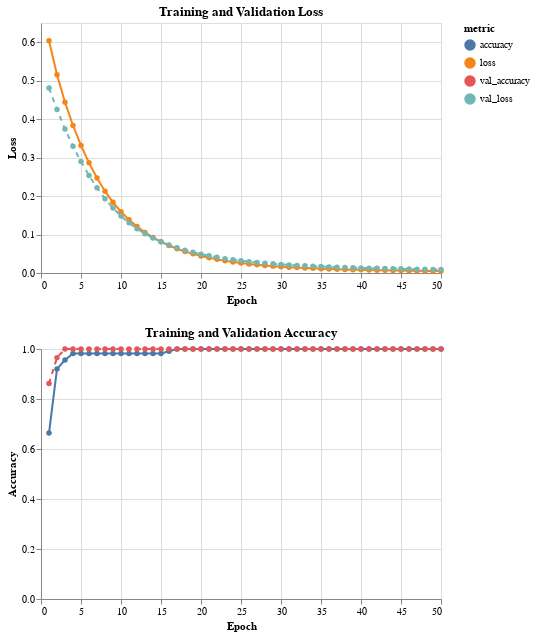

Here is the notebook cell this chart was saved with:
### Markdown cell above
## Part 7: Visualize Training History

Let's plot how the model learned over time.

### Code cell
# Extract training history
history_df = pd.DataFrame(history.history)
history_df['epoch'] = range(1, len(history_df) + 1)

print("=== Training History ===")
print(history_df.tail())

# Plot training curves
history_long = history_df.melt(
    id_vars='epoch',
    value_vars=['loss', 'val_loss', 'accuracy', 'val_accuracy'],
    var_name='metric',
    value_name='value'
)

# Separate loss and accuracy
loss_data = history_long[history_long['metric'].isin(['loss', 'val_loss'])]
acc_data = history_long[history_long['metric'].isin(['accuracy', 'val_accuracy'])]

# Loss plot
loss_chart = alt.Chart(loss_data).mark_line(point=True).encode(
    x=alt.X('epoch:Q', title='Epoch'),
    y=alt.Y('value:Q', title='Loss'),
    color='metric:N',
    strokeDash=alt.condition(alt.datum.metric == 'val_loss', alt.value([5, 5]), alt.value([0]))
).properties(
    width=400,
    height=250,
    title='Training and Validation Loss'
)

# Accuracy plot
acc_chart = alt.Chart(acc_data).mark_line(point=True).encode(
    x=alt.X('epoch:Q', title='Epoch'),
    y=alt.Y('value:Q', title='Accuracy', scale=alt.Scale(domain=[0, 1])),
    color='metric:N',
    strokeDash=alt.condition(alt.datum.metric == 'val_accuracy', alt.value([5, 5]), alt.value([0]))
).properties(
    width=400,
    height=250,
    title='Training and Validation Accuracy'
)

# Combine charts
alt.vconcat(loss_chart, acc_chart)

### Figure 1 — Vega-Lite specification as saved in the notebook (floating-point values rounded to 4 significant figures)
{"config": {"view": {"continuousWidth": 300, "continuousHeight": 300}}, "vconcat": [{"data": {"name": "data-55c4969dfceb8f84a8e2000e85d225fa"}, "mark": {"type": "line", "point": true}, "encoding": {"color": {"field": "metric", "type": "nominal"}, "strokeDash": {"condition": {"test": "(datum.metric === 'val_loss')", "value": [5, 5]}, "value": [0]}, "x": {"field": "epoch", "title": "Epoch", "type": "quantitative"}, "y": {"field": "value", "title": "Loss", "type": "quantitative"}}, "height": 250, "title": "Training and Validation Loss", "width": 400}, {"data": {"name": "data-3188e2b0e773b2b6e3b91b5f322783e6"}, "mark": {"type": "line", "point": true}, "encoding": {"color": {"field": "metric", "type": "nominal"}, "strokeDash": {"condition": {"test": "(datum.metric === 'val_accuracy')", "value": [5, 5]}, "value": [0]}, "x": {"field": "epoch", "title": "Epoch", "type": "quantitative"}, "y": {"field": "value", "scale": {"domain": [0, 1]}, "title": "Accuracy", "type": "quantitative"}}, "height": 250, "title": "Training and Validation Accuracy", "width": 400}], "$schema": "https://vega.github.io/schema/vega-lite/v6.1.0.json", "datasets": {"data-55c4969dfceb8f84a8e2000e85d225fa": [{"epoch": 1, "metric": "loss", "value": 0.604}, {"epoch": 2, "metric": "loss", "value": 0.5157}, {"epoch": 3, "metric": "loss", "value": 0.4439}, {"epoch": 4, "metric": "loss", "value": 0.3835}, {"epoch": 5, "metric": "loss", "value": 0.3318}, {"epoch": 6, "metric": "loss", "value": 0.2864}, {"epoch": 7, "metric": "loss", "value": 0.2468}, {"epoch": 8, "metric": "loss", "value": 0.2127}, {"epoch": 9, "metric": "loss", "value": 0.1838}, {"epoch": 10, "metric": "loss", "value": 0.1593}, {"epoch": 11, "metric": "loss", "value": 0.1385}, {"epoch": 12, "metric": "loss", "value": 0.1207}, {"epoch": 13, "metric": "loss", "value": 0.1055}, {"epoch": 14, "metric": "loss", "value": 0.09243}, {"epoch": 15, "metric": "loss", "value": 0.08116}, {"epoch": 16, "metric": "loss", "value": 0.07147}, {"epoch": 17, "metric": "loss", "value": 0.06313}, {"epoch": 18, "metric": "loss", "value": 0.05595}, {"epoch": 19, "metric": "loss", "value": 0.04975}, {"epoch": 20, "metric": "loss", "value": 0.04431}, {"epoch": 21, "metric": "loss", "value": 0.03958}, {"epoch": 22, "metric": "loss", "value": 0.03543}, {"epoch": 23, "metric": "loss", "value": 0.0318}, {"epoch": 24, "metric": "loss", "value": 0.02863}, {"epoch": 25, "metric": "loss", "value": 0.02586}, {"epoch": 26, "metric": "loss", "value": 0.02345}, {"epoch": 27, "metric": "loss", "value": 0.02132}, {"epoch": 28, "metric": "loss", "value": 0.01947}, {"epoch": 29, "metric": "loss", "value": 0.01785}, {"epoch": 30, "metric": "loss", "value": 0.01642}, {"epoch": 31, "metric": "loss", "value": 0.01515}, {"epoch": 32, "metric": "loss", "value": 0.01402}, {"epoch": 33, "metric": "loss", "value": 0.01301}, {"epoch": 34, "metric": "loss", "value": 0.0121}, {"epoch": 35, "metric": "loss", "value": 0.01129}, {"epoch": 36, "metric": "loss", "value": 0.01055}, {"epoch": 37, "metric": "loss", "value": 0.009876}, {"epoch": 38, "metric": "loss", "value": 0.009266}, {"epoch": 39, "metric": "loss", "value": 0.008708}, {"epoch": 40, "metric": "loss", "value": 0.008199}, {"epoch": 41, "metric": "loss", "value": 0.007734}, {"epoch": 42, "metric": "loss", "value": 0.007307}, {"epoch": 43, "metric": "loss", "value": 0.006915}, {"epoch": 44, "metric": "loss", "value": 0.006554}, {"epoch": 45, "metric": "loss", "value": 0.00622}, {"epoch": 46, "metric": "loss", "value": 0.005912}, {"epoch": 47, "metric": "loss", "value": 0.005625}, {"epoch": 48, "metric": "loss", "value": 0.005359}, {"epoch": 49, "metric": "loss", "value": 0.005112}, {"epoch": 50, "metric": "loss", "value": 0.004882}, {"epoch": 1, "metric": "val_loss", "value": 0.4811}, {"epoch": 2, "metric": "val_loss", "value": 0.4252}, {"epoch": 3, "metric": "val_loss", "value": 0.3745}, {"epoch": 4, "metric": "val_loss", "value": 0.3294}, {"epoch": 5, "metric": "val_loss", "value": 0.2897}, {"epoch": 6, "metric": "val_loss", "value": 0.2536}, {"epoch": 7, "metric": "val_loss", "value": 0.2215}, {"epoch": 8, "metric": "val_loss", "value": 0.1933}, {"epoch": 9, "metric": "val_loss", "value": 0.1691}, {"epoch": 10, "metric": "val_loss", "value": 0.1483}, {"epoch": 11, "metric": "val_loss", "value": 0.1304}, {"epoch": 12, "metric": "val_loss", "value": 0.1151}, {"epoch": 13, "metric": "val_loss", "value": 0.102}, {"epoch": 14, "metric": "val_loss", "value": 0.09078}, {"epoch": 15, "metric": "val_loss", "value": 0.08114}, {"epoch": 16, "metric": "val_loss", "value": 0.07285}, {"epoch": 17, "metric": "val_loss", "value": 0.06565}, {"epoch": 18, "metric": "val_loss", "value": 0.05935}, {"epoch": 19, "metric": "val_loss", "value": 0.05386}, {"epoch": 20, "metric": "val_loss", "value": 0.04904}, {"epoch": 21, "metric": "val_loss", "value": 0.04472}, {"epoch": 22, "metric": "val_loss", "value": 0.04081}, {"epoch": 23, "metric": "val_loss", "value": 0.03735}, {"epoch": 24, "metric": "val_loss", "value": 0.03432}, {"epoch": 25, "metric": "val_loss", "value": 0.03166}, {"epoch": 26, "metric": "val_loss", "value": 0.02932}, {"epoch": 27, "metric": "val_loss", "value": 0.02726}, {"epoch": 28, "metric": "val_loss", "value": 0.02544}, {"epoch": 29, "metric": "val_loss", "value": 0.02384}, {"epoch": 30, "metric": "val_loss", "value": 0.02236}, {"epoch": 31, "metric": "val_loss", "value": 0.02102}, {"epoch": 32, "metric": "val_loss", "value": 0.01979}, {"epoch": 33, "metric": "val_loss", "value": 0.01867}, {"epoch": 34, "metric": "val_loss", "value": 0.01765}, {"epoch": 35, "metric": "val_loss", "value": 0.01673}, {"epoch": 36, "metric": "val_loss", "value": 0.01589}, {"epoch": 37, "metric": "val_loss", "value": 0.01511}, {"epoch": 38, "metric": "val_loss", "value": 0.01441}, {"epoch": 39, "metric": "val_loss", "value": 0.01376}, {"epoch": 40, "metric": "val_loss", "value": 0.01317}, {"epoch": 41, "metric": "val_loss", "value": 0.01262}, {"epoch": 42, "metric": "val_loss", "value": 0.01211}, {"epoch": 43, "metric": "val_loss", "value": 0.01164}, {"epoch": 44, "metric": "val_loss", "value": 0.01119}, {"epoch": 45, "metric": "val_loss", "value": 0.01077}, {"epoch": 46, "metric": "val_loss", "value": 0.01039}, {"epoch": 47, "metric": "val_loss", "value": 0.01003}, {"epoch": 48, "metric": "val_loss", "value": 0.00969}, {"epoch": 49, "metric": "val_loss", "value": 0.009375}, {"epoch": 50, "metric": "val_loss", "value": 0.009074}], "data-3188e2b0e773b2b6e3b91b5f322783e6": [{"epoch": 1, "metric": "accuracy", "value": 0.6637}, {"epoch": 2, "metric": "accuracy", "value": 0.9204}, {"epoch": 3, "metric": "accuracy", "value": 0.9558}, {"epoch": 4, "metric": "accuracy", "value": 0.9823}, {"epoch": 5, "metric": "accuracy", "value": 0.9823}, {"epoch": 6, "metric": "accuracy", "value": 0.9823}, {"epoch": 7, "metric": "accuracy", "value": 0.9823}, {"epoch": 8, "metric": "accuracy", "value": 0.9823}, {"epoch": 9, "metric": "accuracy", "value": 0.9823}, {"epoch": 10, "metric": "accuracy", "value": 0.9823}, {"epoch": 11, "metric": "accuracy", "value": 0.9823}, {"epoch": 12, "metric": "accuracy", "value": 0.9823}, {"epoch": 13, "metric": "accuracy", "value": 0.9823}, {"epoch": 14, "metric": "accuracy", "value": 0.9823}, {"epoch": 15, "metric": "accuracy", "value": 0.9823}, {"epoch": 16, "metric": "accuracy", "value": 0.9912}, {"epoch": 17, "metric": "accuracy", "value": 1.0}, {"epoch": 18, "metric": "accuracy", "value": 1.0}, {"epoch": 19, "metric": "accuracy", "value": 1.0}, {"epoch": 20, "metric": "accuracy", "value": 1.0}, {"epoch": 21, "metric": "accuracy", "value": 1.0}, {"epoch": 22, "metric": "accuracy", "value": 1.0}, {"epoch": 23, "metric": "accuracy", "value": 1.0}, {"epoch": 24, "metric": "accuracy", "value": 1.0}, {"epoch": 25, "metric": "accuracy", "value": 1.0}, {"epoch": 26, "metric": "accuracy", "value": 1.0}, {"epoch": 27, "metric": "accuracy", "value": 1.0}, {"epoch": 28, "metric": "accuracy", "value": 1.0}, {"epoch": 29, "metric": "accuracy", "value": 1.0}, {"epoch": 30, "metric": "accuracy", "value": 1.0}, {"epoch": 31, "metric": "accuracy", "value": 1.0}, {"epoch": 32, "metric": "accuracy", "value": 1.0}, {"epoch": 33, "metric": "accuracy", "value": 1.0}, {"epoch": 34, "metric": "accuracy", "value": 1.0}, {"epoch": 35, "metric": "accuracy", "value": 1.0}, {"epoch": 36, "metric": "accuracy", "value": 1.0}, {"epoch": 37, "metric": "accuracy", "value": 1.0}, {"epoch": 38, "metric": "accuracy", "value": 1.0}, {"epoch": 39, "metric": "accuracy", "value": 1.0}, {"epoch": 40, "metric": "accuracy", "value": 1.0}, {"epoch": 41, "metric": "accuracy", "value": 1.0}, {"epoch": 42, "metric": "accuracy", "value": 1.0}, {"epoch": 43, "metric": "accuracy", "value": 1.0}, {"epoch": 44, "metric": "accuracy", "value": 1.0}, {"epoch": 45, "metric": "accuracy", "value": 1.0}, {"epoch": 46, "metric": "accuracy", "value": 1.0}, {"epoch": 47, "metric": "accuracy", "value": 1.0}, {"epoch": 48, "metric": "accuracy", "value": 1.0}, {"epoch": 49, "metric": "accuracy", "value": 1.0}, {"epoch": 50, "metric": "accuracy", "value": 1.0}, {"epoch": 1, "metric": "val_accuracy", "value": 0.8621}, {"epoch": 2, "metric": "val_accuracy", "value": 0.9655}, {"epoch": 3, "metric": "val_accuracy", "value": 1.0}, {"epoch": 4, "metric": "val_accuracy", "value": 1.0}, {"epoch": 5, "metric": "val_accuracy", "value": 1.0}, {"epoch": 6, "metric": "val_accuracy", "value": 1.0}, {"epoch": 7, "metric": "val_accuracy", "value": 1.0}, {"epoch": 8, "metric": "val_accuracy", "value": 1.0}, {"epoch": 9, "metric": "val_accuracy", "value": 1.0}, {"epoch": 10, "metric": "val_accuracy", "value": 1.0}, {"epoch": 11, "metric": "val_accuracy", "value": 1.0}, {"epoch": 12, "metric": "val_accuracy", "value": 1.0}, {"epoch": 13, "metric": "val_accuracy", "value": 1.0}, {"epoch": 14, "metric": "val_accuracy", "value": 1.0}, {"epoch": 15, "metric": "val_accuracy", "value": 1.0}, {"epoch": 16, "metric": "val_accuracy", "value": 1.0}, {"epoch": 17, "metric": "val_accuracy", "value": 1.0}, {"epoch": 18, "metric": "val_accuracy", "value": 1.0}, {"epoch": 19, "metric": "val_accuracy", "value": 1.0}, {"epoch": 20, "metric": "val_accuracy", "value": 1.0}, {"epoch": 21, "metric": "val_accuracy", "value": 1.0}, {"epoch": 22, "metric": "val_accuracy", "value": 1.0}, {"epoch": 23, "metric": "val_accuracy", "value": 1.0}, {"epoch": 24, "metric": "val_accuracy", "value": 1.0}, {"epoch": 25, "metric": "val_accuracy", "value": 1.0}, {"epoch": 26, "metric": "val_accuracy", "value": 1.0}, {"epoch": 27, "metric": "val_accuracy", "value": 1.0}, {"epoch": 28, "metric": "val_accuracy", "value": 1.0}, {"epoch": 29, "metric": "val_accuracy", "value": 1.0}, {"epoch": 30, "metric": "val_accuracy", "value": 1.0}, {"epoch": 31, "metric": "val_accuracy", "value": 1.0}, {"epoch": 32, "metric": "val_accuracy", "value": 1.0}, {"epoch": 33, "metric": "val_accuracy", "value": 1.0}, {"epoch": 34, "metric": "val_accuracy", "value": 1.0}, {"epoch": 35, "metric": "val_accuracy", "value": 1.0}, {"epoch": 36, "metric": "val_accuracy", "value": 1.0}, {"epoch": 37, "metric": "val_accuracy", "value": 1.0}, {"epoch": 38, "metric": "val_accuracy", "value": 1.0}, {"epoch": 39, "metric": "val_accuracy", "value": 1.0}, {"epoch": 40, "metric": "val_accuracy", "value": 1.0}, {"epoch": 41, "metric": "val_accuracy", "value": 1.0}, {"epoch": 42, "metric": "val_accuracy", "value": 1.0}, {"epoch": 43, "metric": "val_accuracy", "value": 1.0}, {"epoch": 44, "metric": "val_accuracy", "value": 1.0}, {"epoch": 45, "metric": "val_accuracy", "value": 1.0}, {"epoch": 46, "metric": "val_accuracy", "value": 1.0}, {"epoch": 47, "metric": "val_accuracy", "value": 1.0}, {"epoch": 48, "metric": "val_accuracy", "value": 1.0}, {"epoch": 49, "metric": "val_accuracy", "value": 1.0}, {"epoch": 50, "metric": "val_accuracy", "value": 1.0}]}}
